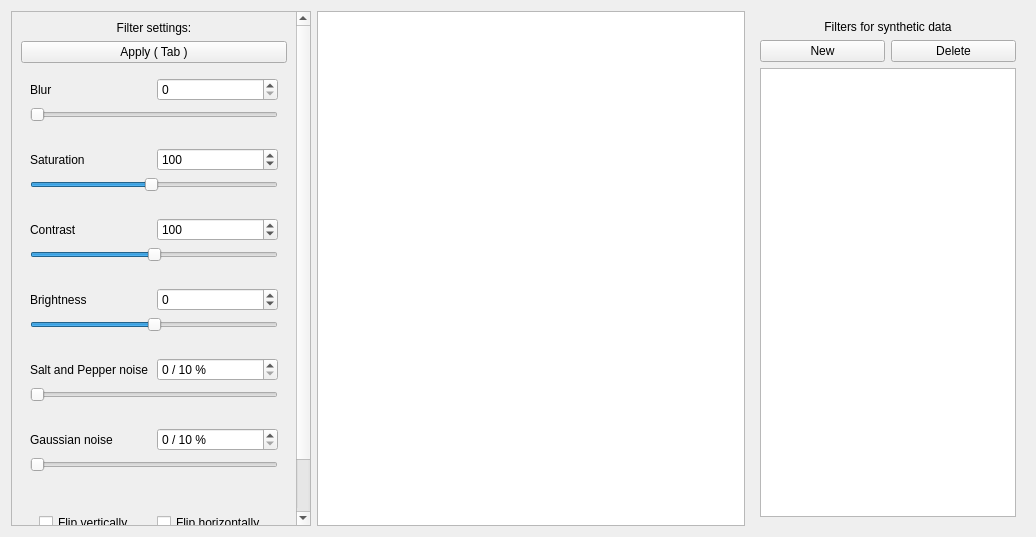
<?xml version="1.0" encoding="UTF-8"?>
<ui version="4.0">
 <class>SyntheticFiltersEditor</class>
 <widget class="QWidget" name="SyntheticFiltersEditor">
  <property name="geometry">
   <rect>
    <x>0</x>
    <y>0</y>
    <width>1036</width>
    <height>537</height>
   </rect>
  </property>
  <property name="windowTitle">
   <string>Form</string>
  </property>
  <layout class="QGridLayout" name="gridLayout_3" columnstretch="0,1,0">
   <item row="0" column="0">
    <widget class="QScrollArea" name="scrollArea">
     <property name="sizePolicy">
      <sizepolicy hsizetype="Minimum" vsizetype="Expanding">
       <horstretch>0</horstretch>
       <verstretch>0</verstretch>
      </sizepolicy>
     </property>
     <property name="minimumSize">
      <size>
       <width>300</width>
       <height>0</height>
      </size>
     </property>
     <property name="widgetResizable">
      <bool>true</bool>
     </property>
     <widget class="QWidget" name="scrollAreaWidgetContents_2">
      <property name="geometry">
       <rect>
        <x>0</x>
        <y>-115</y>
        <width>286</width>
        <height>668</height>
       </rect>
      </property>
      <layout class="QGridLayout" name="gridLayout">
       <item row="2" column="0">
        <widget class="QWidget" name="filterSettingsWidget" native="true">
         <property name="sizePolicy">
          <sizepolicy hsizetype="Preferred" vsizetype="Expanding">
           <horstretch>0</horstretch>
           <verstretch>0</verstretch>
          </sizepolicy>
         </property>
         <property name="minimumSize">
          <size>
           <width>200</width>
           <height>0</height>
          </size>
         </property>
         <property name="maximumSize">
          <size>
           <width>16777215</width>
           <height>16777215</height>
          </size>
         </property>
         <layout class="QGridLayout" name="gridLayout_2" columnstretch="0,0">
          <item row="18" column="0" colspan="2">
           <spacer name="horizontalSpacer_6">
            <property name="orientation">
             <enum>Qt::Orientation::Horizontal</enum>
            </property>
            <property name="sizeHint" stdset="0">
             <size>
              <width>40</width>
              <height>20</height>
             </size>
            </property>
           </spacer>
          </item>
          <item row="16" column="1">
           <widget class="QSpinBox" name="gaussianSpinBox">
            <property name="suffix">
             <string> / 10 %</string>
            </property>
            <property name="maximum">
             <number>1000</number>
            </property>
           </widget>
          </item>
          <item row="1" column="1">
           <widget class="QSpinBox" name="blurSpinBox">
            <property name="maximum">
             <number>100</number>
            </property>
            <property name="singleStep">
             <number>2</number>
            </property>
           </widget>
          </item>
          <item row="6" column="0" colspan="2">
           <spacer name="horizontalSpacer_2">
            <property name="orientation">
             <enum>Qt::Orientation::Horizontal</enum>
            </property>
            <property name="sizeHint" stdset="0">
             <size>
              <width>40</width>
              <height>20</height>
             </size>
            </property>
           </spacer>
          </item>
          <item row="5" column="0" colspan="2">
           <widget class="QSlider" name="saturationSlider">
            <property name="minimum">
             <number>50</number>
            </property>
            <property name="maximum">
             <number>150</number>
            </property>
            <property name="value">
             <number>99</number>
            </property>
            <property name="orientation">
             <enum>Qt::Orientation::Horizontal</enum>
            </property>
            <property name="tickPosition">
             <enum>QSlider::TickPosition::NoTicks</enum>
            </property>
           </widget>
          </item>
          <item row="13" column="1">
           <widget class="QSpinBox" name="sapSpinBox">
            <property name="suffix">
             <string> / 10 %</string>
            </property>
            <property name="maximum">
             <number>1000</number>
            </property>
           </widget>
          </item>
          <item row="13" column="0">
           <widget class="QLabel" name="sapLabel">
            <property name="text">
             <string>Salt and Pepper noise</string>
            </property>
           </widget>
          </item>
          <item row="17" column="0" colspan="2">
           <widget class="QSlider" name="gaussianSlider">
            <property name="maximum">
             <number>1000</number>
            </property>
            <property name="orientation">
             <enum>Qt::Orientation::Horizontal</enum>
            </property>
           </widget>
          </item>
          <item row="8" column="0" colspan="2">
           <widget class="QSlider" name="contrastSlider">
            <property name="minimum">
             <number>50</number>
            </property>
            <property name="maximum">
             <number>150</number>
            </property>
            <property name="value">
             <number>100</number>
            </property>
            <property name="orientation">
             <enum>Qt::Orientation::Horizontal</enum>
            </property>
            <property name="tickPosition">
             <enum>QSlider::TickPosition::NoTicks</enum>
            </property>
           </widget>
          </item>
          <item row="11" column="0" colspan="2">
           <widget class="QSlider" name="brightnessSlider">
            <property name="minimum">
             <number>-50</number>
            </property>
            <property name="maximum">
             <number>50</number>
            </property>
            <property name="orientation">
             <enum>Qt::Orientation::Horizontal</enum>
            </property>
           </widget>
          </item>
          <item row="19" column="0" colspan="2">
           <widget class="QWidget" name="flipWidget" native="true">
            <property name="minimumSize">
             <size>
              <width>0</width>
              <height>50</height>
             </size>
            </property>
            <layout class="QHBoxLayout" name="horizontalLayout">
             <item>
              <widget class="QCheckBox" name="verticalCheckBox">
               <property name="text">
                <string>Flip vertically</string>
               </property>
              </widget>
             </item>
             <item>
              <widget class="QCheckBox" name="horizontalCheckBox">
               <property name="text">
                <string>Flip horizontally</string>
               </property>
              </widget>
             </item>
            </layout>
           </widget>
          </item>
          <item row="20" column="0" colspan="2">
           <spacer name="horizontalSpacer_7">
            <property name="orientation">
             <enum>Qt::Orientation::Horizontal</enum>
            </property>
            <property name="sizeHint" stdset="0">
             <size>
              <width>40</width>
              <height>20</height>
             </size>
            </property>
           </spacer>
          </item>
          <item row="15" column="0" colspan="2">
           <spacer name="horizontalSpacer_5">
            <property name="orientation">
             <enum>Qt::Orientation::Horizontal</enum>
            </property>
            <property name="sizeHint" stdset="0">
             <size>
              <width>40</width>
              <height>20</height>
             </size>
            </property>
           </spacer>
          </item>
          <item row="4" column="0">
           <widget class="QLabel" name="saturationLabel">
            <property name="text">
             <string>Saturation</string>
            </property>
           </widget>
          </item>
          <item row="1" column="0">
           <widget class="QLabel" name="blurLabel">
            <property name="text">
             <string>Blur</string>
            </property>
           </widget>
          </item>
          <item row="16" column="0">
           <widget class="QLabel" name="gaussianLabel">
            <property name="text">
             <string>Gaussian noise</string>
            </property>
           </widget>
          </item>
          <item row="12" column="0" colspan="2">
           <spacer name="horizontalSpacer_4">
            <property name="orientation">
             <enum>Qt::Orientation::Horizontal</enum>
            </property>
            <property name="sizeHint" stdset="0">
             <size>
              <width>40</width>
              <height>20</height>
             </size>
            </property>
           </spacer>
          </item>
          <item row="14" column="0" colspan="2">
           <widget class="QSlider" name="sapSlider">
            <property name="maximum">
             <number>1000</number>
            </property>
            <property name="orientation">
             <enum>Qt::Orientation::Horizontal</enum>
            </property>
           </widget>
          </item>
          <item row="9" column="0" colspan="2">
           <spacer name="horizontalSpacer_3">
            <property name="orientation">
             <enum>Qt::Orientation::Horizontal</enum>
            </property>
            <property name="sizeHint" stdset="0">
             <size>
              <width>40</width>
              <height>20</height>
             </size>
            </property>
           </spacer>
          </item>
          <item row="10" column="1">
           <widget class="QSpinBox" name="brightnessSpinBox">
            <property name="minimum">
             <number>-50</number>
            </property>
            <property name="maximum">
             <number>50</number>
            </property>
           </widget>
          </item>
          <item row="7" column="1">
           <widget class="QSpinBox" name="contrastSpinBox">
            <property name="minimum">
             <number>50</number>
            </property>
            <property name="maximum">
             <number>150</number>
            </property>
            <property name="value">
             <number>100</number>
            </property>
           </widget>
          </item>
          <item row="7" column="0">
           <widget class="QLabel" name="contrastLabel">
            <property name="text">
             <string>Contrast</string>
            </property>
           </widget>
          </item>
          <item row="10" column="0">
           <widget class="QLabel" name="brightnessLabel">
            <property name="text">
             <string>Brightness</string>
            </property>
           </widget>
          </item>
          <item row="3" column="0" colspan="2">
           <spacer name="horizontalSpacer">
            <property name="orientation">
             <enum>Qt::Orientation::Horizontal</enum>
            </property>
            <property name="sizeHint" stdset="0">
             <size>
              <width>40</width>
              <height>20</height>
             </size>
            </property>
           </spacer>
          </item>
          <item row="4" column="1">
           <widget class="QSpinBox" name="saturationSpinBox">
            <property name="minimum">
             <number>50</number>
            </property>
            <property name="maximum">
             <number>150</number>
            </property>
            <property name="value">
             <number>100</number>
            </property>
           </widget>
          </item>
          <item row="2" column="0" colspan="2">
           <widget class="QSlider" name="blurSlider">
            <property name="maximum">
             <number>100</number>
            </property>
            <property name="singleStep">
             <number>2</number>
            </property>
            <property name="orientation">
             <enum>Qt::Orientation::Horizontal</enum>
            </property>
           </widget>
          </item>
         </layout>
        </widget>
       </item>
       <item row="0" column="0">
        <widget class="QLabel" name="imageSamplesLabel">
         <property name="sizePolicy">
          <sizepolicy hsizetype="Minimum" vsizetype="Fixed">
           <horstretch>0</horstretch>
           <verstretch>0</verstretch>
          </sizepolicy>
         </property>
         <property name="text">
          <string>Filter settings:</string>
         </property>
         <property name="alignment">
          <set>Qt::AlignmentFlag::AlignCenter</set>
         </property>
        </widget>
       </item>
       <item row="1" column="0">
        <widget class="QPushButton" name="applyFiltersButton">
         <property name="text">
          <string>Apply ( Tab )</string>
         </property>
        </widget>
       </item>
      </layout>
     </widget>
    </widget>
   </item>
   <item row="0" column="1">
    <widget class="ZoomGraphicsView" name="graphicsView">
     <property name="sizePolicy">
      <sizepolicy hsizetype="Preferred" vsizetype="Expanding">
       <horstretch>0</horstretch>
       <verstretch>0</verstretch>
      </sizepolicy>
     </property>
    </widget>
   </item>
   <item row="0" column="2">
    <widget class="QWidget" name="filterBrowserWidget" native="true">
     <property name="sizePolicy">
      <sizepolicy hsizetype="Preferred" vsizetype="Preferred">
       <horstretch>0</horstretch>
       <verstretch>0</verstretch>
      </sizepolicy>
     </property>
     <property name="minimumSize">
      <size>
       <width>150</width>
       <height>0</height>
      </size>
     </property>
     <property name="maximumSize">
      <size>
       <width>16777215</width>
       <height>16777215</height>
      </size>
     </property>
     <layout class="QGridLayout" name="gridLayout_5">
      <item row="1" column="1">
       <widget class="QPushButton" name="deleteFilterButton">
        <property name="text">
         <string>Delete</string>
        </property>
       </widget>
      </item>
      <item row="1" column="0">
       <widget class="QPushButton" name="newFilterButton">
        <property name="text">
         <string>New</string>
        </property>
       </widget>
      </item>
      <item row="2" column="0" colspan="2">
       <widget class="FilterPresetTreeView" name="filterPresetTreeView">
        <property name="sizePolicy">
         <sizepolicy hsizetype="Minimum" vsizetype="Expanding">
          <horstretch>0</horstretch>
          <verstretch>0</verstretch>
         </sizepolicy>
        </property>
        <property name="minimumSize">
         <size>
          <width>0</width>
          <height>0</height>
         </size>
        </property>
       </widget>
      </item>
      <item row="0" column="0" colspan="2">
       <widget class="QLabel" name="filtersLabel">
        <property name="sizePolicy">
         <sizepolicy hsizetype="Minimum" vsizetype="Minimum">
          <horstretch>0</horstretch>
          <verstretch>0</verstretch>
         </sizepolicy>
        </property>
        <property name="text">
         <string>Filters for synthetic data</string>
        </property>
        <property name="alignment">
         <set>Qt::AlignmentFlag::AlignCenter</set>
        </property>
       </widget>
      </item>
     </layout>
    </widget>
   </item>
  </layout>
 </widget>
 <customwidgets>
  <customwidget>
   <class>ZoomGraphicsView</class>
   <extends>QGraphicsView</extends>
   <header>app.widgets.ZoomGraphicsView</header>
  </customwidget>
  <customwidget>
   <class>FilterPresetTreeView</class>
   <extends>QTreeView</extends>
   <header>app.widgets.FilterPresetTreeView</header>
  </customwidget>
 </customwidgets>
 <resources/>
 <connections/>
</ui>
